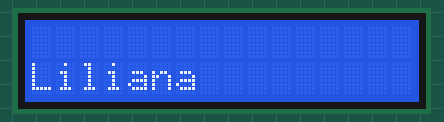
A sketch run on a simulated Arduino Uno, built with avr-gcc and run on an emulated ATmega328P. On the bench: 16×2 character LCD.

Above: at 0.1 s.
At 1.6 s:
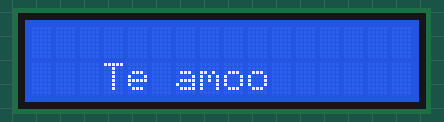
At 3.1 s:
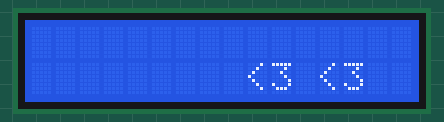

Measured:
- by itself, everything shown: repeats every 4.5 s, in 4 steps
- what the display in image 1 shows lasts 1.5 s, from 1.6 s to 3.1 s

The sketch:

Prueba_con_LCD.ino
```cpp
#include <LiquidCrystal.h>
LiquidCrystal lcd(7, 8, 9, 10, 11, 12);  //Pines donde va conectada la pantalla (RS, E, D4, D5, D6, D7)

void setup() {

  lcd.begin(16, 2);   //Inicializamos la pantalla
}

void loop() {

  //Mensaje 1
  //lcd.setCursor(0, 0);          //Posiciona el cursor en la columna 0, fila 0
  //lcd.write("Prueba 1:");      //Escribe el mensaje
  lcd.setCursor(0, 1);         //Posiciona el cursor en la columna 0, fila 1
  lcd.write("Liliana");    //Escribe el mensaje
  delay(1500);                 //Espera 3.5 segundos
  lcd.clear();                 //Borra el mensaje mostrado

  //Mensaje 2
  //lcd.setCursor(3, 0);          //Posiciona el cursor en la columna 3, fila 0
  //lcd.write("Prueba 2:");       //Escribe el mensaje
  lcd.setCursor(3, 1);          //Posiciona el cursor en la columna 2, fila 1
  lcd.write("Te amoo");   //Escribe el mensaje
  delay(1500);                  //Espera 3.5 segundos
  lcd.clear();                  //Borra el mensaje mostrado

    //Mensaje 3
  //lcd.setCursor(3, 0);          //Posiciona el cursor en la columna 3, fila 0
  //lcd.write("Prueba 2:");       //Escribe el mensaje
  lcd.setCursor(9, 1);          //Posiciona el cursor en la columna 2, fila 1
  lcd.write("<3 <3");   //Escribe el mensaje
  delay(1500);                  //Espera 3.5 segundos
  lcd.clear();                  //Borra el mensaje
}
```
